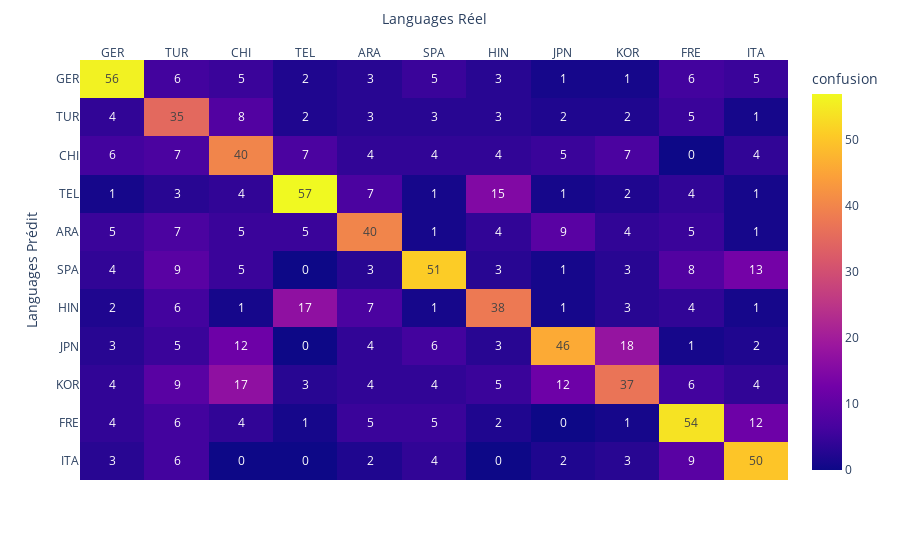
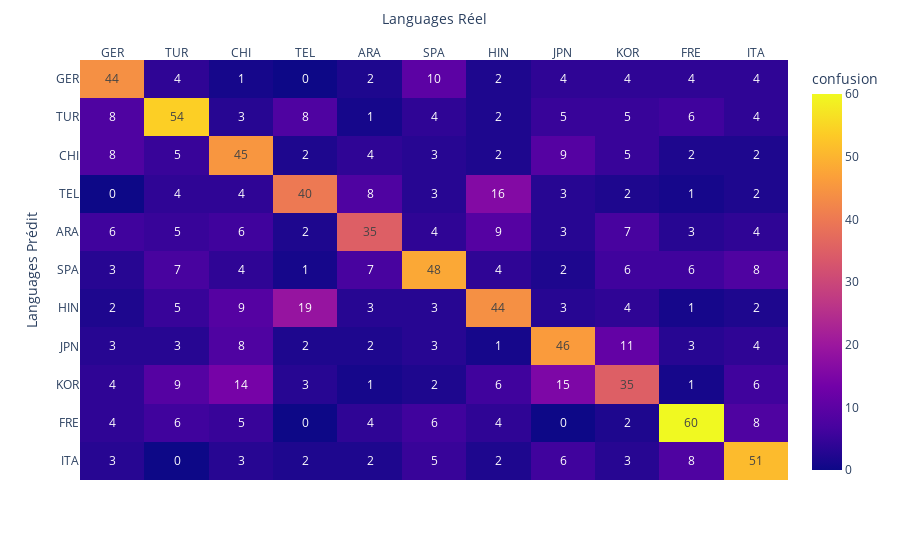

Source (notebook cell) for these figures, in order:
### Markdown cell above
## Logistic Regression on the whole dataset

### Code cell
df = get_data()
X = df["Text"]
y = df["Lang"]

X_train, X_dev, X_test, y_train, y_dev, y_test = get_train_dev_test(X, y)
label_encoder, labels = get_label_encoder(df["Lang"])

train_one_model(CountVectorizer(), SGDClassifier(), labels, label_encoder, X_train, y_train, X_dev, y_dev, X_test, y_test)

### Figure 1 — Plotly figure (JSON) as saved in the notebook; plotly's stock layout.template omitted (floating-point values rounded to 4 significant figures)
{"data": [{"coloraxis": "coloraxis", "hovertemplate": "Languages Réel: %{x}<br>Languages Prédit: %{y}<br>confusion: %{z}<extra></extra>", "name": "0", "texttemplate": "%{z}", "type": "heatmap", "x": ["GER", "TUR", "CHI", "TEL", "ARA", "SPA", "HIN", "JPN", "KOR", "FRE", "ITA"], "xaxis": "x", "y": ["GER", "TUR", "CHI", "TEL", "ARA", "SPA", "HIN", "JPN", "KOR", "FRE", "ITA"], "yaxis": "y", "z": [[56, 6, 5, 2, 3, 5, 3, 1, 1, 6, 5], [4, 35, 8, 2, 3, 3, 3, 2, 2, 5, 1], [6, 7, 40, 7, 4, 4, 4, 5, 7, 0, 4], [1, 3, 4, 57, 7, 1, 15, 1, 2, 4, 1], [5, 7, 5, 5, 40, 1, 4, 9, 4, 5, 1], [4, 9, 5, 0, 3, 51, 3, 1, 3, 8, 13], [2, 6, 1, 17, 7, 1, 38, 1, 3, 4, 1], [3, 5, 12, 0, 4, 6, 3, 46, 18, 1, 2], [4, 9, 17, 3, 4, 4, 5, 12, 37, 6, 4], [4, 6, 4, 1, 5, 5, 2, 0, 1, 54, 12], [3, 6, 0, 0, 2, 4, 0, 2, 3, 9, 50]]}], "layout": {"coloraxis": {"colorbar": {"title": {"text": "confusion"}}, "colorscale": [[0, "#0d0887"], [0.1111, "#46039f"], [0.2222, "#7201a8"], [0.3333, "#9c179e"], [0.4444, "#bd3786"], [0.5556, "#d8576b"], [0.6667, "#ed7953"], [0.7778, "#fb9f3a"], [0.8889, "#fdca26"], [1, "#f0f921"]]}, "margin": {"t": 60}, "xaxis": {"anchor": "y", "domain": [0, 1], "side": "top", "title": {"text": "Languages Réel"}}, "yaxis": {"anchor": "x", "autorange": "reversed", "domain": [0, 1], "title": {"text": "Languages Prédit"}}}}

### Figure 2 — Plotly figure (JSON) as saved in the notebook; plotly's stock layout.template omitted (floating-point values rounded to 4 significant figures)
{"data": [{"coloraxis": "coloraxis", "hovertemplate": "Languages Réel: %{x}<br>Languages Prédit: %{y}<br>confusion: %{z}<extra></extra>", "name": "0", "texttemplate": "%{z}", "type": "heatmap", "x": ["GER", "TUR", "CHI", "TEL", "ARA", "SPA", "HIN", "JPN", "KOR", "FRE", "ITA"], "xaxis": "x", "y": ["GER", "TUR", "CHI", "TEL", "ARA", "SPA", "HIN", "JPN", "KOR", "FRE", "ITA"], "yaxis": "y", "z": [[44, 4, 1, 0, 2, 10, 2, 4, 4, 4, 4], [8, 54, 3, 8, 1, 4, 2, 5, 5, 6, 4], [8, 5, 45, 2, 4, 3, 2, 9, 5, 2, 2], [0, 4, 4, 40, 8, 3, 16, 3, 2, 1, 2], [6, 5, 6, 2, 35, 4, 9, 3, 7, 3, 4], [3, 7, 4, 1, 7, 48, 4, 2, 6, 6, 8], [2, 5, 9, 19, 3, 3, 44, 3, 4, 1, 2], [3, 3, 8, 2, 2, 3, 1, 46, 11, 3, 4], [4, 9, 14, 3, 1, 2, 6, 15, 35, 1, 6], [4, 6, 5, 0, 4, 6, 4, 0, 2, 60, 8], [3, 0, 3, 2, 2, 5, 2, 6, 3, 8, 51]]}], "layout": {"coloraxis": {"colorbar": {"title": {"text": "confusion"}}, "colorscale": [[0, "#0d0887"], [0.1111, "#46039f"], [0.2222, "#7201a8"], [0.3333, "#9c179e"], [0.4444, "#bd3786"], [0.5556, "#d8576b"], [0.6667, "#ed7953"], [0.7778, "#fb9f3a"], [0.8889, "#fdca26"], [1, "#f0f921"]]}, "margin": {"t": 60}, "xaxis": {"anchor": "y", "domain": [0, 1], "side": "top", "title": {"text": "Languages Réel"}}, "yaxis": {"anchor": "x", "autorange": "reversed", "domain": [0, 1], "title": {"text": "Languages Prédit"}}}}
